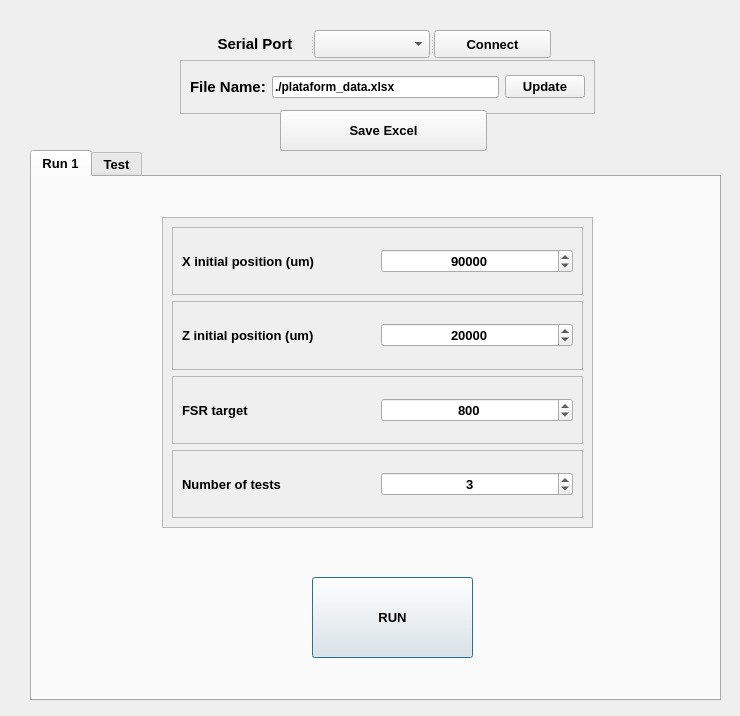
<?xml version="1.0" encoding="UTF-8"?>
<ui version="4.0">
 <class>Dialog</class>
 <widget class="QDialog" name="Dialog">
  <property name="geometry">
   <rect>
    <x>0</x>
    <y>0</y>
    <width>740</width>
    <height>716</height>
   </rect>
  </property>
  <property name="font">
   <font>
    <weight>75</weight>
    <bold>true</bold>
   </font>
  </property>
  <property name="windowTitle">
   <string>BIOLAB - Tactile Platform</string>
  </property>
  <widget class="QTabWidget" name="tabWidget">
   <property name="geometry">
    <rect>
     <x>30</x>
     <y>150</y>
     <width>691</width>
     <height>551</height>
    </rect>
   </property>
   <property name="font">
    <font>
     <pointsize>10</pointsize>
     <weight>75</weight>
     <bold>true</bold>
    </font>
   </property>
   <property name="currentIndex">
    <number>0</number>
   </property>
   <widget class="QWidget" name="tab_coleta">
    <attribute name="title">
     <string>Run 1</string>
    </attribute>
    <widget class="QPushButton" name="pbRunTest">
     <property name="geometry">
      <rect>
       <x>280</x>
       <y>400</y>
       <width>161</width>
       <height>81</height>
      </rect>
     </property>
     <property name="text">
      <string>RUN</string>
     </property>
    </widget>
    <widget class="QFrame" name="frame_15">
     <property name="geometry">
      <rect>
       <x>130</x>
       <y>40</y>
       <width>431</width>
       <height>311</height>
      </rect>
     </property>
     <property name="autoFillBackground">
      <bool>true</bool>
     </property>
     <property name="frameShape">
      <enum>QFrame::StyledPanel</enum>
     </property>
     <property name="frameShadow">
      <enum>QFrame::Raised</enum>
     </property>
     <layout class="QVBoxLayout" name="verticalLayout_6">
      <item>
       <widget class="QFrame" name="frame_11">
        <property name="frameShape">
         <enum>QFrame::StyledPanel</enum>
        </property>
        <property name="frameShadow">
         <enum>QFrame::Raised</enum>
        </property>
        <layout class="QHBoxLayout" name="horizontalLayout_6">
         <item>
          <widget class="QLabel" name="label_2">
           <property name="text">
            <string>X initial position (um)</string>
           </property>
          </widget>
         </item>
         <item>
          <widget class="QSpinBox" name="sbXinit">
           <property name="alignment">
            <set>Qt::AlignCenter</set>
           </property>
           <property name="maximum">
            <number>160000</number>
           </property>
           <property name="singleStep">
            <number>100</number>
           </property>
           <property name="value">
            <number>90000</number>
           </property>
          </widget>
         </item>
        </layout>
       </widget>
      </item>
      <item>
       <widget class="QFrame" name="frame_14">
        <property name="frameShape">
         <enum>QFrame::StyledPanel</enum>
        </property>
        <property name="frameShadow">
         <enum>QFrame::Raised</enum>
        </property>
        <layout class="QHBoxLayout" name="horizontalLayout_9">
         <item>
          <widget class="QLabel" name="label_3">
           <property name="text">
            <string>Z initial position (um)</string>
           </property>
          </widget>
         </item>
         <item>
          <widget class="QSpinBox" name="sbZinit">
           <property name="alignment">
            <set>Qt::AlignCenter</set>
           </property>
           <property name="maximum">
            <number>36000</number>
           </property>
           <property name="value">
            <number>20000</number>
           </property>
          </widget>
         </item>
        </layout>
       </widget>
      </item>
      <item>
       <widget class="QFrame" name="frame_13">
        <property name="frameShape">
         <enum>QFrame::StyledPanel</enum>
        </property>
        <property name="frameShadow">
         <enum>QFrame::Raised</enum>
        </property>
        <layout class="QHBoxLayout" name="horizontalLayout_8">
         <item>
          <widget class="QLabel" name="label_5">
           <property name="text">
            <string>FSR target</string>
           </property>
          </widget>
         </item>
         <item>
          <widget class="QSpinBox" name="sbFSR">
           <property name="alignment">
            <set>Qt::AlignCenter</set>
           </property>
           <property name="minimum">
            <number>1</number>
           </property>
           <property name="maximum">
            <number>1023</number>
           </property>
           <property name="value">
            <number>800</number>
           </property>
          </widget>
         </item>
        </layout>
       </widget>
      </item>
      <item>
       <widget class="QFrame" name="frame_12">
        <property name="frameShape">
         <enum>QFrame::StyledPanel</enum>
        </property>
        <property name="frameShadow">
         <enum>QFrame::Raised</enum>
        </property>
        <layout class="QHBoxLayout" name="horizontalLayout_7">
         <item>
          <widget class="QLabel" name="label_6">
           <property name="text">
            <string>Number of tests</string>
           </property>
          </widget>
         </item>
         <item>
          <widget class="QSpinBox" name="sbNumTests">
           <property name="alignment">
            <set>Qt::AlignCenter</set>
           </property>
           <property name="singleStep">
            <number>1</number>
           </property>
           <property name="value">
            <number>3</number>
           </property>
          </widget>
         </item>
        </layout>
       </widget>
      </item>
     </layout>
    </widget>
   </widget>
   <widget class="QWidget" name="tab_teste">
    <attribute name="title">
     <string>Test</string>
    </attribute>
    <widget class="QSlider" name="horizontalSliderX">
     <property name="geometry">
      <rect>
       <x>130</x>
       <y>30</y>
       <width>160</width>
       <height>22</height>
      </rect>
     </property>
     <property name="maximum">
      <number>160</number>
     </property>
     <property name="orientation">
      <enum>Qt::Horizontal</enum>
     </property>
    </widget>
    <widget class="QSlider" name="verticalSliderZ">
     <property name="geometry">
      <rect>
       <x>130</x>
       <y>80</y>
       <width>22</width>
       <height>160</height>
      </rect>
     </property>
     <property name="maximum">
      <number>35</number>
     </property>
     <property name="orientation">
      <enum>Qt::Vertical</enum>
     </property>
    </widget>
    <widget class="QPushButton" name="pbHomeX">
     <property name="geometry">
      <rect>
       <x>10</x>
       <y>30</y>
       <width>93</width>
       <height>28</height>
      </rect>
     </property>
     <property name="text">
      <string>Home X</string>
     </property>
    </widget>
    <widget class="QPushButton" name="pbHomeZ">
     <property name="geometry">
      <rect>
       <x>10</x>
       <y>130</y>
       <width>93</width>
       <height>28</height>
      </rect>
     </property>
     <property name="text">
      <string>Home Z</string>
     </property>
    </widget>
    <widget class="QFrame" name="frame">
     <property name="geometry">
      <rect>
       <x>250</x>
       <y>70</y>
       <width>141</width>
       <height>141</height>
      </rect>
     </property>
     <property name="autoFillBackground">
      <bool>true</bool>
     </property>
     <property name="frameShape">
      <enum>QFrame::StyledPanel</enum>
     </property>
     <property name="frameShadow">
      <enum>QFrame::Raised</enum>
     </property>
     <layout class="QVBoxLayout" name="verticalLayout">
      <item>
       <widget class="QLabel" name="lbMode">
        <property name="layoutDirection">
         <enum>Qt::LeftToRight</enum>
        </property>
        <property name="text">
         <string>Mode</string>
        </property>
        <property name="alignment">
         <set>Qt::AlignCenter</set>
        </property>
       </widget>
      </item>
      <item>
       <widget class="QRadioButton" name="rbModeIdle">
        <property name="text">
         <string>Idle</string>
        </property>
        <property name="checked">
         <bool>true</bool>
        </property>
       </widget>
      </item>
      <item>
       <widget class="QRadioButton" name="rbModeReadData">
        <property name="text">
         <string>Read Data</string>
        </property>
       </widget>
      </item>
      <item>
       <widget class="QPushButton" name="pbSendMode">
        <property name="maximumSize">
         <size>
          <width>16777215</width>
          <height>16777215</height>
         </size>
        </property>
        <property name="text">
         <string>Send</string>
        </property>
       </widget>
      </item>
     </layout>
    </widget>
    <widget class="QFrame" name="frame_2">
     <property name="geometry">
      <rect>
       <x>460</x>
       <y>10</y>
       <width>191</width>
       <height>191</height>
      </rect>
     </property>
     <property name="autoFillBackground">
      <bool>true</bool>
     </property>
     <property name="frameShape">
      <enum>QFrame::StyledPanel</enum>
     </property>
     <property name="frameShadow">
      <enum>QFrame::Raised</enum>
     </property>
     <layout class="QVBoxLayout" name="verticalLayout_2">
      <item>
       <widget class="QLabel" name="lbEnableVar">
        <property name="text">
         <string>Enable Variables</string>
        </property>
        <property name="alignment">
         <set>Qt::AlignCenter</set>
        </property>
       </widget>
      </item>
      <item>
       <widget class="QCheckBox" name="checkBoxMPU">
        <property name="enabled">
         <bool>false</bool>
        </property>
        <property name="text">
         <string>MPU</string>
        </property>
       </widget>
      </item>
      <item>
       <widget class="QCheckBox" name="checkBoxPosition">
        <property name="text">
         <string>Position</string>
        </property>
        <property name="checked">
         <bool>true</bool>
        </property>
       </widget>
      </item>
      <item>
       <widget class="QCheckBox" name="checkBoxFSR">
        <property name="text">
         <string>FSR</string>
        </property>
        <property name="checked">
         <bool>true</bool>
        </property>
       </widget>
      </item>
      <item>
       <widget class="QCheckBox" name="checkBoxVS">
        <property name="enabled">
         <bool>false</bool>
        </property>
        <property name="text">
         <string>Voltage Sensor</string>
        </property>
       </widget>
      </item>
      <item>
       <widget class="QPushButton" name="pbSendReadVar">
        <property name="text">
         <string>Send</string>
        </property>
       </widget>
      </item>
     </layout>
    </widget>
    <widget class="QFrame" name="frame_3">
     <property name="geometry">
      <rect>
       <x>210</x>
       <y>290</y>
       <width>221</width>
       <height>111</height>
      </rect>
     </property>
     <property name="autoFillBackground">
      <bool>true</bool>
     </property>
     <property name="frameShape">
      <enum>QFrame::StyledPanel</enum>
     </property>
     <property name="frameShadow">
      <enum>QFrame::Raised</enum>
     </property>
     <layout class="QVBoxLayout" name="verticalLayout_3">
      <item>
       <widget class="QLabel" name="lbReadFreq">
        <property name="text">
         <string>Read Frequency (Hz)</string>
        </property>
        <property name="alignment">
         <set>Qt::AlignCenter</set>
        </property>
       </widget>
      </item>
      <item>
       <widget class="QSpinBox" name="spinBoxFreq">
        <property name="alignment">
         <set>Qt::AlignCenter</set>
        </property>
        <property name="minimum">
         <number>1</number>
        </property>
        <property name="maximum">
         <number>200</number>
        </property>
        <property name="singleStep">
         <number>10</number>
        </property>
        <property name="value">
         <number>10</number>
        </property>
       </widget>
      </item>
      <item>
       <widget class="QPushButton" name="pbSendFreq">
        <property name="text">
         <string>Send</string>
        </property>
       </widget>
      </item>
     </layout>
    </widget>
    <widget class="QFrame" name="frame_4">
     <property name="geometry">
      <rect>
       <x>30</x>
       <y>290</y>
       <width>171</width>
       <height>171</height>
      </rect>
     </property>
     <property name="autoFillBackground">
      <bool>true</bool>
     </property>
     <property name="frameShape">
      <enum>QFrame::StyledPanel</enum>
     </property>
     <property name="frameShadow">
      <enum>QFrame::Raised</enum>
     </property>
     <layout class="QVBoxLayout" name="verticalLayout_4">
      <item>
       <widget class="QLabel" name="label_4">
        <property name="text">
         <string>Speed</string>
        </property>
        <property name="alignment">
         <set>Qt::AlignCenter</set>
        </property>
       </widget>
      </item>
      <item>
       <widget class="QSpinBox" name="spinBoxSpeed">
        <property name="alignment">
         <set>Qt::AlignCenter</set>
        </property>
        <property name="minimum">
         <number>5</number>
        </property>
        <property name="maximum">
         <number>100</number>
        </property>
        <property name="singleStep">
         <number>5</number>
        </property>
        <property name="value">
         <number>60</number>
        </property>
       </widget>
      </item>
      <item>
       <widget class="QFrame" name="frame_5">
        <property name="frameShape">
         <enum>QFrame::StyledPanel</enum>
        </property>
        <property name="frameShadow">
         <enum>QFrame::Raised</enum>
        </property>
        <layout class="QHBoxLayout" name="horizontalLayout">
         <item>
          <widget class="QRadioButton" name="rbSpeedX">
           <property name="text">
            <string>X</string>
           </property>
           <property name="checked">
            <bool>true</bool>
           </property>
          </widget>
         </item>
         <item>
          <widget class="QRadioButton" name="rbSpeedZ">
           <property name="text">
            <string>Z</string>
           </property>
          </widget>
         </item>
        </layout>
       </widget>
      </item>
      <item>
       <widget class="QPushButton" name="pbSendSpeed">
        <property name="text">
         <string>Send</string>
        </property>
       </widget>
      </item>
     </layout>
    </widget>
    <widget class="QFrame" name="frame_6">
     <property name="geometry">
      <rect>
       <x>440</x>
       <y>220</y>
       <width>231</width>
       <height>261</height>
      </rect>
     </property>
     <property name="autoFillBackground">
      <bool>true</bool>
     </property>
     <property name="frameShape">
      <enum>QFrame::StyledPanel</enum>
     </property>
     <property name="frameShadow">
      <enum>QFrame::Raised</enum>
     </property>
     <layout class="QVBoxLayout" name="verticalLayout_5">
      <item>
       <widget class="QLabel" name="lbDataRead">
        <property name="text">
         <string>Data Read</string>
        </property>
        <property name="alignment">
         <set>Qt::AlignCenter</set>
        </property>
       </widget>
      </item>
      <item>
       <widget class="QFrame" name="frame_7">
        <property name="frameShape">
         <enum>QFrame::StyledPanel</enum>
        </property>
        <property name="frameShadow">
         <enum>QFrame::Raised</enum>
        </property>
        <layout class="QHBoxLayout" name="horizontalLayout_2">
         <item>
          <widget class="QLabel" name="lbPosX">
           <property name="text">
            <string>Position X</string>
           </property>
          </widget>
         </item>
         <item>
          <widget class="QLCDNumber" name="lcdPositionX">
           <property name="font">
            <font>
             <pointsize>10</pointsize>
             <weight>75</weight>
             <bold>true</bold>
            </font>
           </property>
           <property name="digitCount">
            <number>7</number>
           </property>
           <property name="mode">
            <enum>QLCDNumber::Dec</enum>
           </property>
           <property name="value" stdset="0">
            <double>0.000000000000000</double>
           </property>
          </widget>
         </item>
        </layout>
       </widget>
      </item>
      <item>
       <widget class="QFrame" name="frame_8">
        <property name="frameShape">
         <enum>QFrame::StyledPanel</enum>
        </property>
        <property name="frameShadow">
         <enum>QFrame::Raised</enum>
        </property>
        <layout class="QHBoxLayout" name="horizontalLayout_3">
         <item>
          <widget class="QLabel" name="lbPosZ">
           <property name="text">
            <string>Position Z</string>
           </property>
          </widget>
         </item>
         <item>
          <widget class="QLCDNumber" name="lcdPositionZ">
           <property name="digitCount">
            <number>7</number>
           </property>
          </widget>
         </item>
        </layout>
       </widget>
      </item>
      <item>
       <widget class="QFrame" name="frame_9">
        <property name="frameShape">
         <enum>QFrame::StyledPanel</enum>
        </property>
        <property name="frameShadow">
         <enum>QFrame::Raised</enum>
        </property>
        <layout class="QHBoxLayout" name="horizontalLayout_4">
         <item>
          <widget class="QLabel" name="lbFSR">
           <property name="text">
            <string>FSR</string>
           </property>
          </widget>
         </item>
         <item>
          <widget class="QLCDNumber" name="lcdFSR"/>
         </item>
        </layout>
       </widget>
      </item>
     </layout>
    </widget>
   </widget>
  </widget>
  <widget class="QSplitter" name="splitter">
   <property name="geometry">
    <rect>
     <x>200</x>
     <y>30</y>
     <width>351</width>
     <height>28</height>
    </rect>
   </property>
   <property name="orientation">
    <enum>Qt::Horizontal</enum>
   </property>
   <widget class="QLabel" name="lbSerialPort">
    <property name="font">
     <font>
      <pointsize>11</pointsize>
      <weight>75</weight>
      <bold>true</bold>
     </font>
    </property>
    <property name="text">
     <string>Serial Port</string>
    </property>
    <property name="alignment">
     <set>Qt::AlignCenter</set>
    </property>
   </widget>
   <widget class="QComboBox" name="comboBoxSerialPort">
    <property name="font">
     <font>
      <pointsize>10</pointsize>
      <weight>75</weight>
      <bold>true</bold>
     </font>
    </property>
   </widget>
   <widget class="QPushButton" name="pbConectarSerial">
    <property name="font">
     <font>
      <pointsize>10</pointsize>
      <weight>75</weight>
      <bold>true</bold>
     </font>
    </property>
    <property name="text">
     <string>Connect</string>
    </property>
   </widget>
  </widget>
  <widget class="QFrame" name="frame_10">
   <property name="geometry">
    <rect>
     <x>180</x>
     <y>60</y>
     <width>415</width>
     <height>54</height>
    </rect>
   </property>
   <property name="frameShape">
    <enum>QFrame::StyledPanel</enum>
   </property>
   <property name="frameShadow">
    <enum>QFrame::Raised</enum>
   </property>
   <layout class="QHBoxLayout" name="horizontalLayout_5">
    <item>
     <widget class="QLabel" name="label">
      <property name="font">
       <font>
        <pointsize>11</pointsize>
        <weight>75</weight>
        <bold>true</bold>
       </font>
      </property>
      <property name="text">
       <string>File Name:</string>
      </property>
     </widget>
    </item>
    <item>
     <widget class="QLineEdit" name="lineEditFileName">
      <property name="font">
       <font>
        <pointsize>9</pointsize>
        <weight>75</weight>
        <bold>true</bold>
       </font>
      </property>
      <property name="text">
       <string>./plataform_data.xlsx</string>
      </property>
     </widget>
    </item>
    <item>
     <widget class="QPushButton" name="pbUpdateFileName">
      <property name="font">
       <font>
        <pointsize>10</pointsize>
        <weight>75</weight>
        <bold>true</bold>
       </font>
      </property>
      <property name="text">
       <string>Update</string>
      </property>
     </widget>
    </item>
   </layout>
  </widget>
  <widget class="QPushButton" name="pbSaveExcel">
   <property name="geometry">
    <rect>
     <x>280</x>
     <y>110</y>
     <width>207</width>
     <height>41</height>
    </rect>
   </property>
   <property name="font">
    <font>
     <pointsize>10</pointsize>
     <weight>75</weight>
     <bold>true</bold>
    </font>
   </property>
   <property name="text">
    <string>Save Excel</string>
   </property>
  </widget>
 </widget>
 <resources/>
 <connections/>
</ui>
